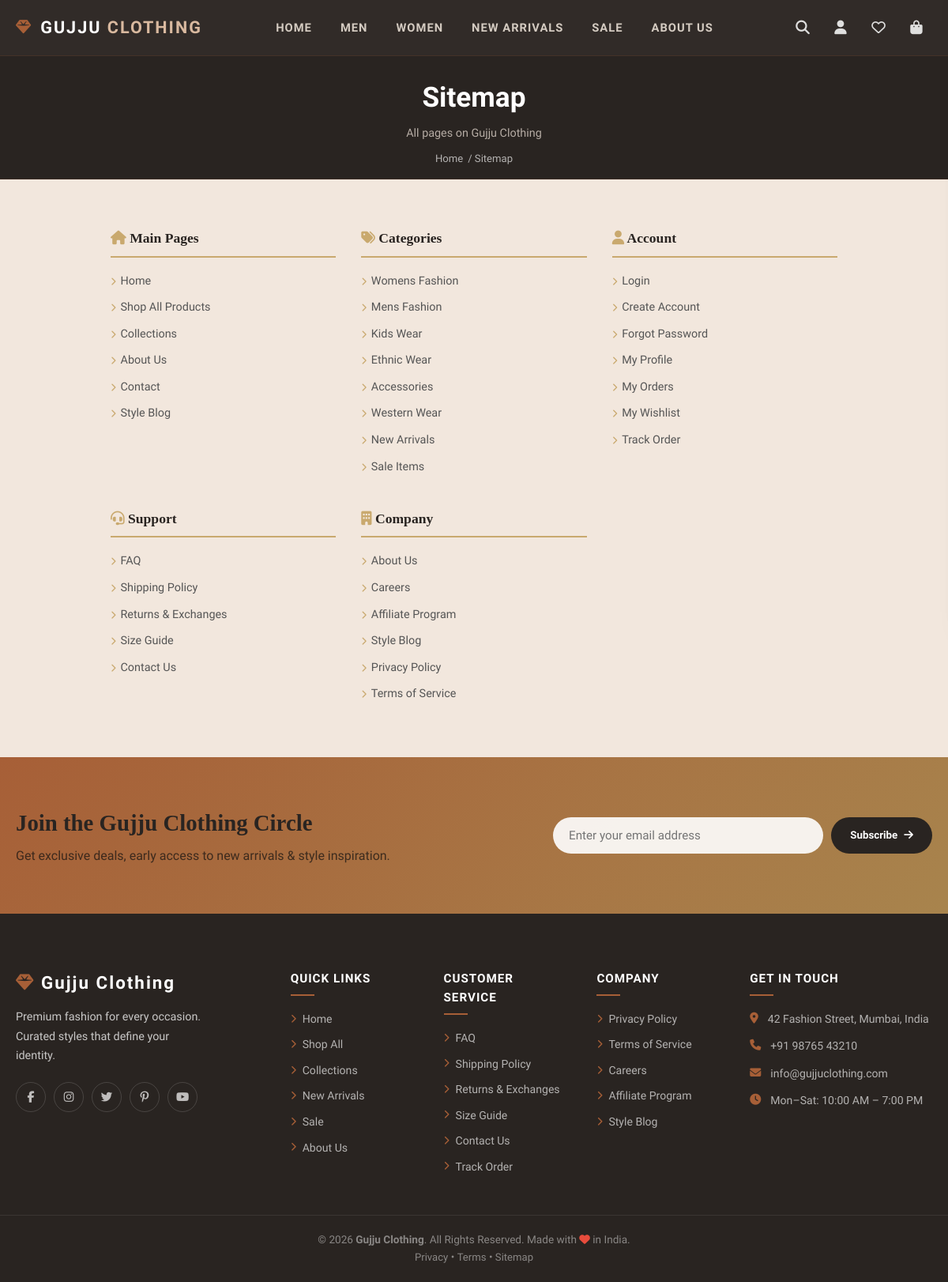
Before: /pages/sitemap.php with the older database file.
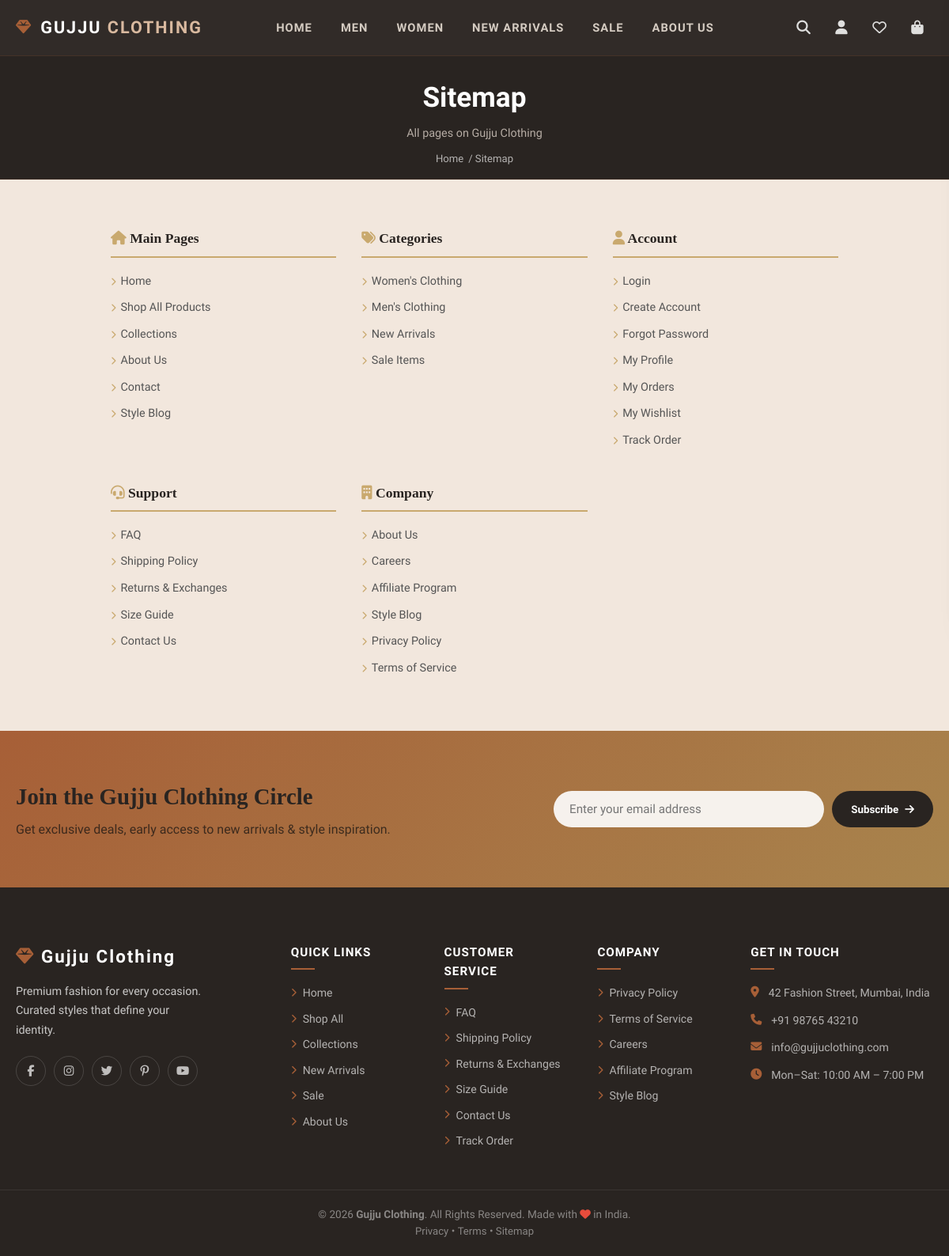
After: the same page with the newer database file.
### tables this page shows
CREATE TABLE IF NOT EXISTS `categories` (
  `id` INT UNSIGNED AUTO_INCREMENT PRIMARY KEY,
  `name` VARCHAR(100) NOT NULL,
  `slug` VARCHAR(110) NOT NULL UNIQUE,
  `description` TEXT,
  `image` VARCHAR(255),
  `status` ENUM('active','inactive') DEFAULT 'active',
  `sort_order` INT DEFAULT 0
);

### includes/db.php (called while the page is built, shortened)
<?php
function getDB() {
    static $pdo = null;
    if ($pdo === null) {
        try {
            $dsn = "mysql:host=" . DB_HOST . ";dbname=" . DB_NAME . ";charset=utf8mb4";
            $options = [
                PDO::ATTR_ERRMODE            => PDO::ERRMODE_EXCEPTION,
                PDO::ATTR_DEFAULT_FETCH_MODE => PDO::FETCH_ASSOC,
                PDO::ATTR_EMULATE_PREPARES   => false,
            ];
            $pdo = new PDO($dsn, DB_USER, DB_PASS, $options);
            $pdo->exec("CREATE TABLE IF NOT EXISTS `product_images` (
              `id` INT(11) AUTO_INCREMENT PRIMARY KEY,
              `product_id` INT(11) NOT NULL,
              `image_path` VARCHAR(255) NOT NULL,
              `alt_text` VARCHAR(200),
              `sort_order` INT(11) DEFAULT 0,
              `created_at` TIMESTAMP DEFAULT CURRENT_TIMESTAMP
            ) ENGINE=InnoDB DEFAULT CHARSET=utf8mb4;");
        } catch (PDOException $e) {
            if (DEBUG_MODE) {
                die("Database Connection Failed: " . $e->getMessage());
            } else {
                die("Service temporarily unavailable. Please try again later.");
            }
        }
    }
    return $pdo;
}
function dbFetchAll($sql, $params = []) {
    $stmt = getDB()->prepare($sql);
    $stmt->execute($params);
    return $stmt->fetchAll();
}

### includes/functions.php (called while the page is built, shortened)
<?php
require_once __DIR__ . '/db.php';
function e($str) {
    return htmlspecialchars($str ?? '', ENT_QUOTES, 'UTF-8');
}
function getCategories() {
    return dbFetchAll("SELECT id, name, slug FROM categories WHERE status = 'active' ORDER BY sort_order, name");
}

### pages/sitemap.php (the view, shortened to what the changed rows need)
<?php
require_once __DIR__ . '/../includes/functions.php';
include __DIR__ . '/../includes/header.php';
$categories = getCategories();
?>
<section class="page-hero">
  <div class="container">
    <h1>Sitemap</h1>
  </div>
</section>
<div class="container" style="max-width:960px;padding:60px 20px">
  <div style="display:grid;grid-template-columns:repeat(auto-fit,minmax(220px,1fr));gap:32px">
    <div>
      <h2 style="font-family:'Playfair Display',serif;font-size:1.1rem;margin-bottom:16px;padding-bottom:8px;border-bottom:2px solid #c9a96e"><i class="fa fa-home" style="color:#c9a96e"></i> Main Pages</h2>
      <ul style="list-style:none;padding:0">
        <?php foreach ([
          ['/', 'Home'],
          ['/pages/shop.php', 'Shop All Products'],
          ['/pages/collections.php', 'Collections'],
          ['/pages/about.php', 'About Us'],
          ['/pages/contact.php', 'Contact'],
          ['/pages/blog.php', 'Style Blog'],
        ] as $l): ?>
        <li style="margin-bottom:8px"><a href="<?= SITE_URL . $l[0] ?>" style="color:#555;font-size:.9rem;transition:.3s" onmouseover="this.style.color='#c9a96e'" onmouseout="this.style.color='#555'"><i class="fa fa-chevron-right" style="color:#c9a96e;font-size:.65rem;margin-right:6px"></i><?= $l[1] ?></a></li>
        <?php endforeach; ?>
      </ul>
    </div>
    <div>
      <h2 style="font-family:'Playfair Display',serif;font-size:1.1rem;margin-bottom:16px;padding-bottom:8px;border-bottom:2px solid #c9a96e"><i class="fa fa-tags" style="color:#c9a96e"></i> Categories</h2>
      <ul style="list-style:none;padding:0">
        <?php foreach ($categories as $cat): ?>
        <li style="margin-bottom:8px"><a href="<?= SITE_URL ?>/pages/shop.php?category=<?= $cat['id'] ?>" style="color:#555;font-size:.9rem;transition:.3s" onmouseover="this.style.color='#c9a96e'" onmouseout="this.style.color='#555'"><i class="fa fa-chevron-right" style="color:#c9a96e;font-size:.65rem;margin-right:6px"></i><?= e($cat['name']) ?></a></li>
        <?php endforeach; ?>
      </ul>
    </div>
    <div>
      <h2 style="font-family:'Playfair Display',serif;font-size:1.1rem;margin-bottom:16px;padding-bottom:8px;border-bottom:2px solid #c9a96e"><i class="fa fa-user" style="color:#c9a96e"></i> Account</h2>
      <ul style="list-style:none;padding:0">
        <?php foreach ([
          ['/auth/login.php','Login'],
          ['/auth/register.php','Create Account'],
          ['/auth/forgot-password.php','Forgot Password'],
          ['/pages/account.php','My Profile'],
          ['/pages/orders.php','My Orders'],
          ['/pages/wishlist.php','My Wishlist'],
          ['/pages/track-order.php','Track Order'],
        ] as $l): ?>
        <li style="margin-bottom:8px"><a href="<?= SITE_URL . $l[0] ?>" style="color:#555;font-size:.9rem;transition:.3s" onmouseover="this.style.color='#c9a96e'" onmouseout="this.style.color='#555'"><i class="fa fa-chevron-right" style="color:#c9a96e;font-size:.65rem;margin-right:6px"></i><?= $l[1] ?></a></li>
        <?php endforeach; ?>
      </ul>
    </div>
    <div>
      <h2 style="font-family:'Playfair Display',serif;font-size:1.1rem;margin-bottom:16px;padding-bottom:8px;border-bottom:2px solid #c9a96e"><i class="fa fa-headset" style="color:#c9a96e"></i> Support</h2>
      <ul style="list-style:none;padding:0">
        <?php foreach ([
          ['/pages/faq.php','FAQ'],
          ['/pages/shipping.php','Shipping Policy'],
          ['/pages/returns.php','Returns & Exchanges'],
          ['/pages/size-guide.php','Size Guide'],
          ['/pages/contact.php','Contact Us'],
        ] as $l): ?>
        <li style="margin-bottom:8px"><a href="<?= SITE_URL . $l[0] ?>" style="color:#555;font-size:.9rem;transition:.3s" onmouseover="this.style.color='#c9a96e'" onmouseout="this.style.color='#555'"><i class="fa fa-chevron-right" style="color:#c9a96e;font-size:.65rem;margin-right:6px"></i><?= $l[1] ?></a></li>
        <?php endforeach; ?>
      </ul>
    </div>
    <div>
      <h2 style="font-family:'Playfair Display',serif;font-size:1.1rem;margin-bottom:16px;padding-bottom:8px;border-bottom:2px solid #c9a96e"><i class="fa fa-building" style="color:#c9a96e"></i> Company</h2>
      <ul style="list-style:none;padding:0">
        <?php foreach ([
          ['/pages/about.php','About Us'],
          ['/pages/careers.php','Careers'],
          ['/pages/affiliate.php','Affiliate Program'],
          ['/pages/blog.php','Style Blog'],
          ['/pages/privacy.php','Privacy Policy'],
          ['/pages/terms.php','Terms of Service'],
        ] as $l): ?>
        <li style="margin-bottom:8px"><a href="<?= SITE_URL . $l[0] ?>" style="color:#555;font-size:.9rem;transition:.3s" onmouseover="this.style.color='#c9a96e'" onmouseout="this.style.color='#555'"><i class="fa fa-chevron-right" style="color:#c9a96e;font-size:.65rem;margin-right:6px"></i><?= $l[1] ?></a></li>
        <?php endforeach; ?>
      </ul>
    </div>
  </div>
</div>
<?php include __DIR__ . '/../includes/footer.php'; ?>

Changed rows visible on the page:
removed categories: name "Kids Wear"
removed categories: name "Ethnic Wear"
removed categories: name "Accessories"
removed categories: name "Western Wear"
changed categories: name "Womens Fashion" → "Women's Clothing"
changed categories: name "Mens Fashion" → "Men's Clothing"
